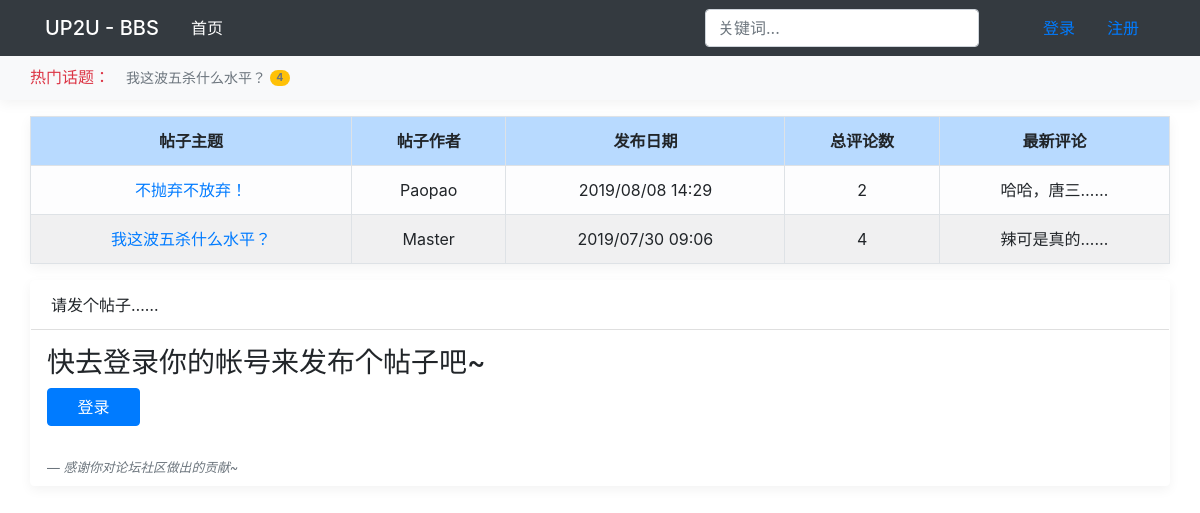
The app's page /bbscopy/ with its own data.
### bbscopy/models.py (models this page shows, shortened)
class Question(models.Model):
    class Meta:
        verbose_name = '主题'
        verbose_name_plural = '主题'
    question_title = models.CharField(max_length=40,verbose_name='标题')
    question_text = models.TextField(max_length=1000,default="",verbose_name='内容')
    user = models.ForeignKey(User,on_delete=models.CASCADE,default=1,verbose_name='作者')
    pub_date = models.DateTimeField(auto_now_add=True,verbose_name='时间')
    picture = models.FileField(blank=True,null=True)

class Choice(models.Model):
    class Meta:
        verbose_name = '评论'
        verbose_name_plural = '评论'
    choice_text = models.CharField(max_length=200,verbose_name='评论')
    user = models.ForeignKey(User,on_delete=models.CASCADE,default=1,verbose_name='作者')
    question = models.ForeignKey(Question, on_delete=models.CASCADE,verbose_name='主题')
    picture = models.FileField(blank=True,null=True)

### bbscopy/views.py (the view)
# urls.py: path('', views.index, name='index'),
def index(request):
    latest_bbscopy_list = Question.objects.order_by('-pub_date')
    query = request.GET.get('query')
    if query:
        latest_bbscopy_list = latest_bbscopy_list.filter(
            Q(question_title__icontains=query) |
            Q(user__username__icontains=query) |
            Q(pub_date__icontains=query)
        ).distinct()
    questionform = QuestionForm()
    return render(request,'bbscopy/index.html',
    {'latest_bbscopy_list':latest_bbscopy_list,'questionform':questionform,'now_user':{'user':request.user,'is_login':request.user.is_authenticated},})

### bbscopy/forms.py
class QuestionForm(forms.ModelForm):
    question_title = forms.CharField(
        label = "帖子标题",
        widget = forms.TextInput(
            attrs={
                'class':'form-control',
                'placeholder':'不超过20字...',
                'minlength':'2',
                'maxlength':'20'
            }
        )
    )
    question_text = forms.CharField(
        label = "帖子内容",
        required = False,
        widget = forms.Textarea(
            attrs={
                'rows':'3',
                'cols':'30',
                'class':'form-control',
                'placeholder':'请尽情畅所欲言...'
            }
        )
    )
    picture = forms.FileField(
        label = "上传图片(可选)",
        required = False,
        widget = forms.FileInput(
            attrs={
                'class':'form-control',
            }
        )
    )
    class Meta:
        model = Question
        fields = ['question_title','question_text','picture']

### bbscopy/templates/bbscopy/index.html (shortened to what this page needs)
{% extends 'bbscopy/base.html'%}
{% load static %}
{% block csslink %}
<link rel="stylesheet" href="{% static 'css/simplemde.min.css' %}">
{% endblock %}
{% block nav-second %}
<div class="nav-scroller bg-light box-shadow">
    <nav class="nav nav-underline container align-items-baseline">
        <span class="text-danger mt-2">热门话题：</span>
        {% for one in latest_bbscopy_list %}
            {% if one.choice_set.count >= 3 %}
                <a  class="nav-link" href="{% url 'bbscopy:detail' one.id %}">
                {{ one.question_title}}
                <span class="badge badge-pill bg-warning align-text-bottom">
                {{one.choice_set.count}}</span>
            {% endif %}
        {% endfor %}
      </a>
    </nav>
  </div>
{% endblock %}
{% block content %}
<div class="container mt-3 mb-3 p-0 box-shadow">
    {% if latest_bbscopy_list %}
    <table class="table table-striped table-light table-bordered">
        <tr class="table-primary">
            <th style="text-align: center;">帖子主题</th>
            <th style="text-align: center;">帖子作者</th>
            <th style="text-align: center;">发布日期</th>
            <th style="text-align: center;">总评论数</th>
            <th style="text-align: center;">最新评论</th>
        </tr>
        {% for bbscopy in latest_bbscopy_list %}
        <tr>
            <td style="text-align: center;"><a href="{% url 'bbscopy:detail' bbscopy.id %}">{{ bbscopy.question_title }}</a></td>
            <td style="text-align: center;">{{bbscopy.user}}</td>
            <td style="text-align: center;">{{bbscopy.pub_date | date:"Y/m/d H:i"}}</td>
            <td style="text-align: center;">{{bbscopy.choice_set.count}}</td>
            {% if bbscopy.choice_set.last.choice_text %}
            <td style="text-align: center;">{{bbscopy.choice_set.last.choice_text | slice:":5" }}……</td>
            {% else %}
            <td style="text-align: center;font-style:italic;">快来抢沙发</td>
            {% endif %}
        </tr>
        {% endfor %}
    </table>
    {% else %}
    <p>No bbscopy are available.</p>
    {% endif %}
</div>
<div class="container card p-0 mt-3 mb-3 box-shadow border-white">
        <div class="card-header bg-white card-title">请发个帖子……</div>
        <div class="card-body p-2 mt-2 ml-2">
            {% if now_user.is_login %}
            <blockquote class="blockquote">
                <form action="{% url 'bbscopy:topic' %}" method="POST" enctype="multipart/form-data" novalidate>
                    {% csrf_token %}
                    <div class="form-group">
                        <label for="topic_user">昵称:
                            <input disabled type="text" class="form-control"
                            id="topic_user" name="topic_user" value="{{now_user.user}}"></label>
                    </div>
                    <div class="form-group">
                        {{ questionform.as_p }}
                    </div>
                    <input class="btn btn-light btn-lg mt-2" type="submit" value="发布">
                </form>
            </blockquote>
            {% else %}
            <h3>快去登录你的帐号来发布个帖子吧~</h3>
            <a class="btn btn-primary col-1 mb-3" href="{% url 'accounts:login_user' %}" role="button">登录</a>
            {% endif %}
            <footer class="mt-3 blockquote-footer p-0"><cite title="Source Title">感谢你对论坛社区做出的贡献~ </cite></footer>
        </div>
    </div>
{% endblock %}

### static/css/offcanvas.css (style rules this page uses)
html, body { overflow-x: hidden; }
body { padding-top: 56px; }
.nav-scroller { position: relative; z-index: 2; height: 2.75rem; overflow-y: hidden; }
.nav-scroller .nav { display: -webkit-box; display: -ms-flexbox; display: flex; -ms-flex-wrap: nowrap; flex-wrap: nowrap; padding-bottom: 1rem; margin-top: -1px; overflow-x: auto; color: rgba(255, 255, 255, .75); text-align: center; white-space: nowrap; -webkit-overflow-scrolling: touch; }
.nav-underline .nav-link { padding-top: .75rem; padding-bottom: .75rem; font-size: .875rem; color: var(--secondary); }
.box-shadow { box-shadow: 0 .25rem .75rem rgba(0, 0, 0, .05); }

### records on screen
Question: question_title "我这波五杀什么水平？", choice_set.count "4", user "Master", pub_date "2019/07/30 09:06", choice_set.last.choice_text "辣可是真的"
Question: question_title "不抛弃不放弃！", user "Paopao", pub_date "2019/08/08 14:29", choice_set.count "2", choice_set.last.choice_text "哈哈，唐三"
